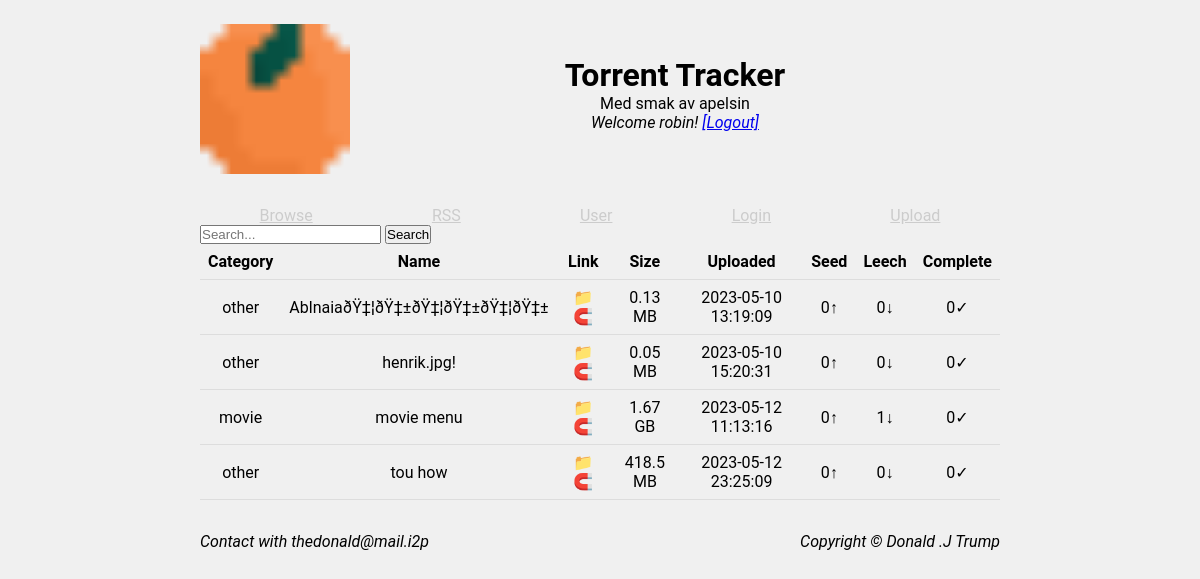
The page / (signed in) on the database its author committed.
### tables this page shows
CREATE TABLE `torrents` (
  `id` int(11) NOT NULL,
  `desc` text NOT NULL,
  `owner` text NOT NULL,
  `upload_date` datetime NOT NULL DEFAULT current_timestamp(),
  `last_update` datetime NOT NULL DEFAULT current_timestamp(),
  `name` tinytext NOT NULL,
  `file_path` tinytext NOT NULL,
  `size` int(11) NOT NULL,
  `rating` int(11) NOT NULL DEFAULT 0,
  `infohash` text NOT NULL,
  `tags` text NOT NULL
);

### index.php (the view, shortened to what this page needs)
<?PHP
include_once("config.php");
$db = new mysqli($db_host, $db_user, $db_pass, $db_name);
?>
<!DOCTYPE html>
<html>
	<head>
		<link rel="stylesheet" href="style/index.css">
	</head>
	<body>
		<header>
			<img class='logo' src="orenji-logo.png" alt="logo">
			<div class=title>
				<h1>Torrent Tracker</h1>
				<p>Med smak av apelsin</p>
				<?PHP
				if(isset($_SESSION["user"])) {
					echo "<p><i> Welcome ".$_SESSION ["user"]."! <a href='./login/logout.php'>[Logout]</a></i></p>";
				} ?>
			</div>
		</header>
		<nav>
			<ul>
				<li><a href="#">Browse</a></li>
				<li><a href="rss.php">RSS</a></li>
				<li><a href="./user">User</a></li>
				<li><a href="./login">Login</a></li>
				<li><a href="./upload">Upload</a></li>
			</ul>
		</nav>
		<main>
			<form action="#" class="search">
				<input type="text" placeholder="Search...">
				<input id="submit" type="submit" value="Search">
			</form>
			<table>
				<thead>
      					<tr>
        					<th>Category</th>
        					<th>Name</th>
        					<th>Link</th>
        					<th>Size</th>
        					<th>Uploaded</th>
        					<th>Seed</th>
        					<th>Leech</th>
        					<th>Complete</th>
      					</tr>
				</thead>
				<tbody>
		<?PHP
			$torrents = $db->query("SELECT * FROM torrents");
			while($torrent = $torrents->fetch_assoc()) {
				echo	"<td>".$torrent['tags']."</td>".
					"<td>".$torrent['name']."</td>".
					"<td><a class='downloadLink' href=upload/content/".$torrent['file_path'].">📁</a> <a class='downloadLink' href='#'>🧲</a></p>";
					if ($torrent['size'] < 1073741824) {
						echo "<td>".round($torrent['size']/1048576, 2)." MB</td>";
					} else {
						echo "<td>".round($torrent['size']/1073741824, 2)." GB</td>";
					}
					echo "<td>".$torrent['upload_date']."</td>";
				$seedersQuery = $db->query("SELECT count(*) FROM peers WHERE infohash='".$torrent['infohash']."' AND seeding=1");
				$seederQueryResponse = mysqli_fetch_array($seedersQuery);
				echo "<td>".$seederQueryResponse[0]."↑</td>";
				$leeachersQuery = $db->query("SELECT count(*) FROM peers WHERE infohash='".$torrent['infohash']."' AND leeching");
				$leeachersQueryResponse = mysqli_fetch_array($leeachersQuery);
				echo "<td>".$leeachersQueryResponse[0]."↓</td>";
				$completesQuery = $db->query("SELECT count(*) FROM peers WHERE infohash='".$torrent['infohash']."' AND complete");
				$completesQueryResponse = mysqli_fetch_array($completesQuery);
				echo "<td>".$completesQueryResponse[0]."✓</td>";
			}
		?>		</tbody>
			</table>
		</main>
		<footer>
			<p><i>Contact with thedonald@mail.i2p<i></p>
			<p><i>Copyright © Donald .J Trump</i></p>
		</footer>
	</body>
</html>

### style/index.css (style rules this page uses)
* { margin: 0; padding: 0; }
p, h1, h2, h3, th, td, a { font-family: 'Roboto', Arial, Verdana, sans-serif; }
body { margin: auto; width: 95%; max-width: 50em; background-color: #F0F0F0; }
header { margin-top: 1.5em; display: flex; }
.title { text-align: center; width: 100%; margin-top: 2em; }
nav { margin-top: 2em; }
nav ul { display: flex; justify-content: space-around; list-style: none; }
nav ul li a:link { color: #ccc; }
.logo { min-width: 150px; min-height: 150px; image-rendering: crisp-edges; }
table { width: 100%; border-collapse: collapse; }
th, td { padding: 8px; text-align: center; border-bottom: 1px solid #ddd; }
.downloadLink { text-decoration: none; }
th { font-weight: bold; }
footer { margin-top: 2em; display: flex; justify-content: space-between; }

### rows shown on the page
torrents: tags "other", name "AblnaiaðŸ‡¦ðŸ‡±ðŸ‡¦ðŸ‡±ðŸ‡¦ðŸ‡±", $torrent['size']/1048576 "0.13", upload_date "2023-05-10 13:19:09", seederQueryResponse "0", leeachersQueryResponse "0", completesQueryResponse "0"
torrents: tags "other", name "henrik.jpg!", $torrent['size']/1048576 "0.05", upload_date "2023-05-10 15:20:31", seederQueryResponse "0", leeachersQueryResponse "0", completesQueryResponse "0"
torrents: tags "movie", name "movie menu", $torrent['size']/1073741824 "1.67", upload_date "2023-05-12 11:13:16", seederQueryResponse "0", leeachersQueryResponse "1", completesQueryResponse "0"
torrents: tags "other", name "tou how", $torrent['size']/1048576 "418.5", upload_date "2023-05-12 23:25:09", seederQueryResponse "0", leeachersQueryResponse "0", completesQueryResponse "0"

### other values the page prints
$_SESSION ["user"] "robin"
